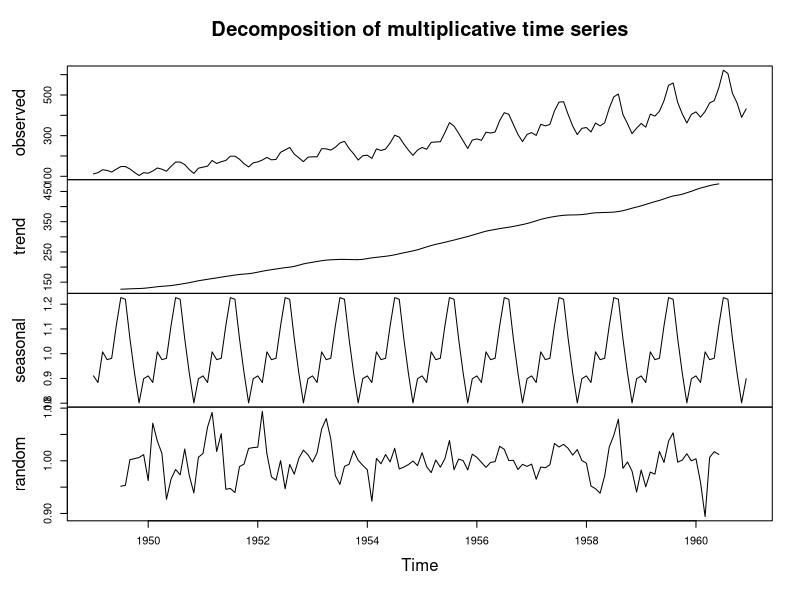
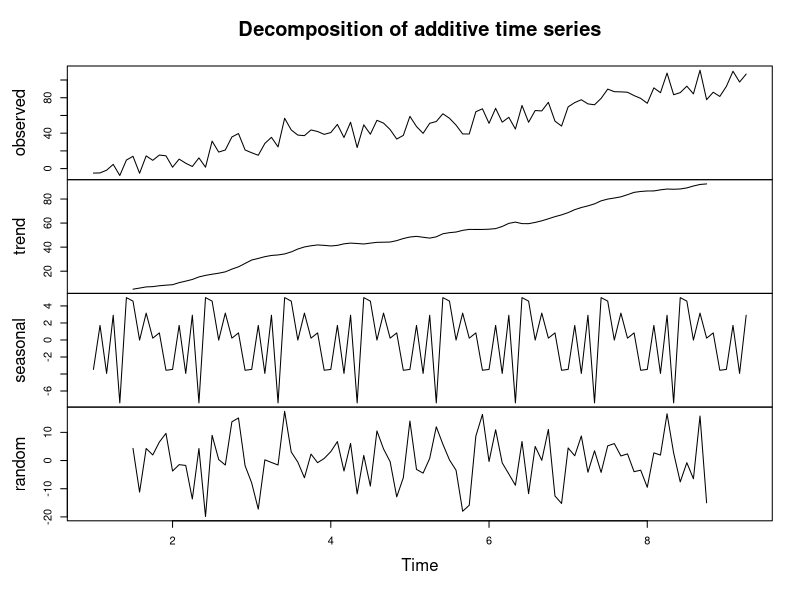

Generate these figures, in order, with R:
## ---- chunk 1
ourDecomposition <- decompose(AirPassengers, type="multiplicative")
plot(ourDecomposition)
## ---- chunk 2
y <- ts(c(1:100)+rnorm(100,0,10),frequency=12)
ourDecomposition <- decompose(y, type="additive")
plot(ourDecomposition)
